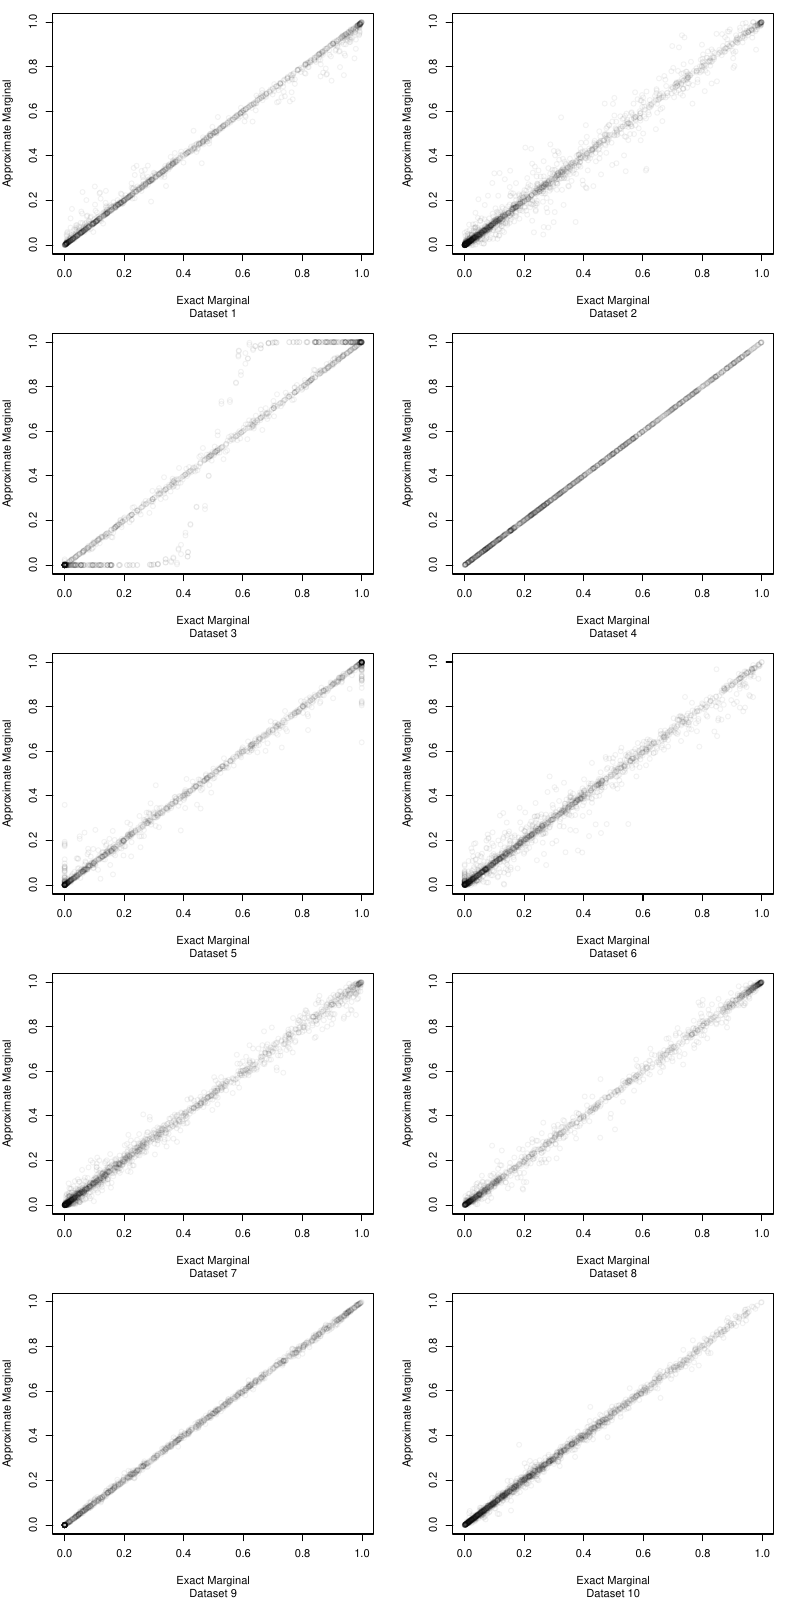

This figure's R source:
# This script compares the exact with the approximate estimates

# Dependencies:
source("rsl.R")
source("noisyornetwork.R")
# And the simData_k.RData have to be located in the directory

# .buildRSL - builds an rsl given a ruleset and a labelset
.buildRSL <- function(labels, rules){
  rsl <- createRSL()
  for(i in seq(along = labels)){
    rsl <- addClassifier(rsl, names(labels)[i], labels[[i]], accuracy = 1)
  }
  norn <- as.norn.rsl(rsl)
  for(i in seq(along = rules)){
    probs <- rules[[i]]$p
    names(probs) <- rules[[i]]$labels
    probList <- .preprocessInhProbs(rsl, probs)
    rsl <- .addNoisyOR(rsl, probs)
    norn <- addRule.norn(norn, probList)
  }
  
  return(list(rsl = rsl, norn = norn))
}

set.seed(25112020)
pdf("small.pdf", width = 8, height = 16)
par(mfrow = c(5, 2), mar = c(5, 4, 1, 2))
for(i in 1:10){
  cat(i, "...\n")
  load(paste0("../small/simData/simData_", i, ".RData"))
  net <- .buildRSL(data$labels, data$rules)
  
  data$train <- data$train[1:100, ]
  predExact <- predict(net$rsl, data$train)
  predApprox <- predict.norn(net$norn, net$rsl, data$train, showProgress = TRUE)
  
  plot(unlist(predExact), unlist(predApprox), col = adjustcolor("black", alpha.f = 0.05),
       xlab = "Exact Marginal", ylab = "Approximate Marginal", sub = paste("Dataset", i))
}
dev.off()